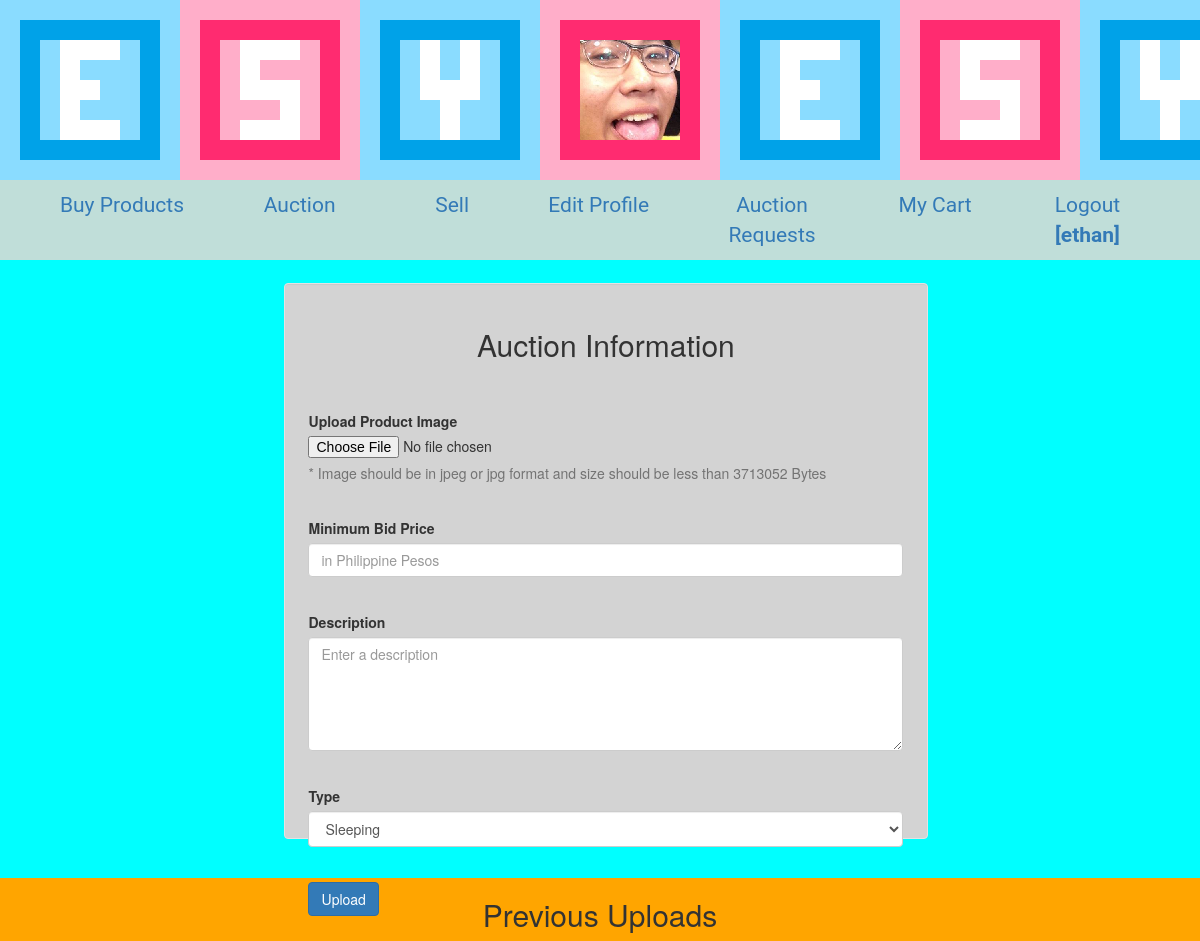
Before: /auction.php (signed in) with the older database file.
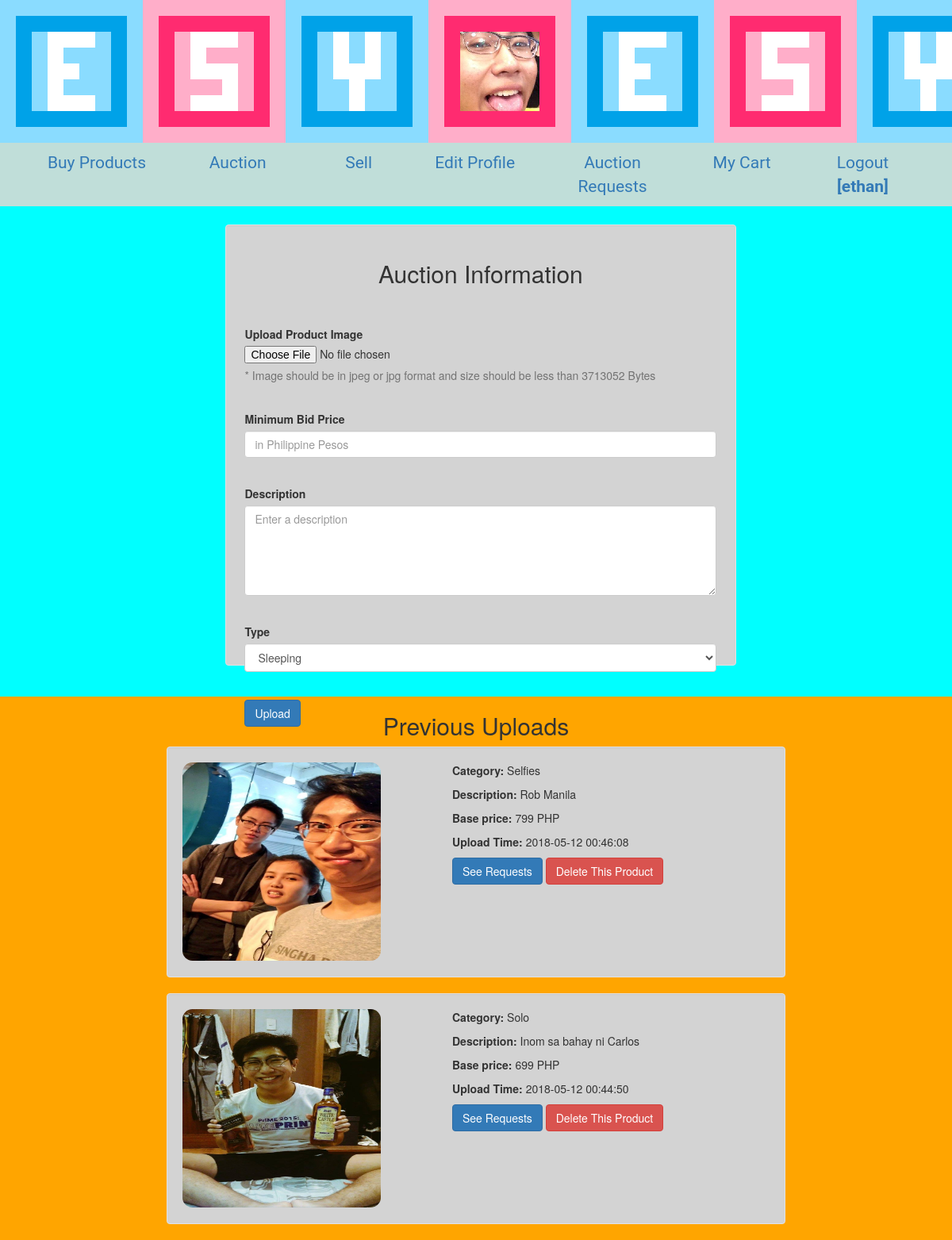
After: the same page with the newer database file.
### tables this page shows
CREATE TABLE `products` (
  `userId` int(10) UNSIGNED NOT NULL,
  `productId` int(10) UNSIGNED NOT NULL,
  `category` varchar(20) DEFAULT NULL,
  `minPrice` int(10) UNSIGNED DEFAULT NULL,
  `uploadedTime` timestamp NOT NULL DEFAULT CURRENT_TIMESTAMP,
  `description` varchar(60) NOT NULL
);

### auction.php (the view, shortened to what this page needs)
<?php
    require_once('include/connect.inc.php');
?>
<?php
  require_once('commonbar.php');
	require_once('navigation.php');
	showheader("Auction A Product");
	shownavigation($_SESSION['username']);
?>
<div class="container-fluid" style="background-color: cyan; height: 77.2%;">
    <div class="row well col-lg-4 col-md-4 col-sm-4 col-xs-12 col-lg-offset-4 col-md-offset-4 col-sm-offset-4 " style="background-color: #d3d3d3; margin-top: 2%; margin-left: 23%; padding: 2%; width: 55%; height: 90%; " >
      <h2 style="text-align:center">Auction Information</h2>
        <form action="auction.php" method="post" enctype="multipart/form-data">
            <br>
            <br>
            <div class="form-group">
                <label for="uploaded_image">Upload Product Image</label>
                <input type="file" name="uploaded_image"><p class="help-block" required>* Image should be in jpeg or jpg format and size should be less than 3713052 Bytes</p>
            </div>
            <br>
            <div class="form-group">
                <label for="price">Minimum Bid Price</label>
                <input type="number" name="price" class="form-control" placeholder="in Philippine Pesos" required>
            </div>
            <br>
            <div class="form-group">
                <label for="description">Description</label>
                <textarea class="form-control" rows="5" name="description" placeholder="Enter a description" required></textarea>
            </div>
            <br>
            <div class="form-group">
                <label for="type">Type</label>
                <select name="type" size ="1" id="type" class="form-control" required>
                <?php
                  $fp=fopen("itemlist.txt","r");
                  while($read = fgets($fp))
                  {
                ?>
                    <option value="<?php echo $read;?>"><?php echo $read;?></option>
                <?php
                  }
                ?>
                </select>
            </div>
            <br>
            <button input type="submit" class="btn btn-primary">Upload</button>
        </form>
    </div>
</div>
    <div class="container-fluid" style="background-color: #ffa500;" >
        <h2 style="text-align:center">Previous Uploads</h2>
        <?php
            try{
                $query="select * from products where userId=? order by uploadedTime DESC ";
                $query_prepare=$conn->prepare($query);
                $query_prepare->execute(array($_SESSION['ID']));
				$rows=$query_prepare->fetchAll();
				$i=1;
                foreach($rows as $row)
                {
                     $pos='./uploads/'.$row['productId'].'.jpg';
                	?>
                    <div class="container-fluid well col-lg-8 col-md-8 col-sm-12 col-xs-12 col-lg-offset-2 col-md-offset-2" id="<?php echo $i;?>"  style="background-color: #d3d3d3;">
                        	<div class="row col-lg-6 col-md-6 col-sm-6 col-xs-6">
                        		<image src="<?php echo $pos ;?>" height="250" width="250" alt="image not found" style="border-radius:5%">
                            </div>
                        	<div class="row col-lg-6 col-md-6 col-sm-6 col-xs-6">
                                <p><?php echo '<b>Category: </b>'.$row['category'];?></p>
                                <p><?php echo '<b>Description: </b>'.$row['description'];?></p>
                                <p><?php echo '<b>Base price: </b>'.$row['minPrice']. ' PHP'.'</p><p><b>Upload Time: </b>'.$row['uploadedTime'];?></p>
                                <button id="requests<?php echo $i;?>" class="btn btn-primary" onClick="showRequests(<?php echo $row['productId'];?>,<?php echo $i;?>);">See Requests</button>
                                <button id="delete<?php echo $i;?>" class="btn btn-danger" onClick="deleteProduct(<?php echo $row['productId'];?>,<?php echo $i;?>);">Delete This Product</button>
                            </div>
                            <div class="container col-lg-12 col-md-12 col-sm-12 col-xs-12" id="showRequests<?php echo $i;?>">
                            </div>
                    </div>
                    <?php
					       $i++;
                }
            }
            catch(PDOException $e)
            {
                echo 'some error occur ',$e->getMessage();
            }
            ?>
    </div>
</body>
</html>
</html>

### commonbar.php (shortened to what this page needs)
<?php
	function showheader($title)
	{
?>
		<!DOCTYPE HTML>
			<html>
			<head>
				<link rel="stylesheet" href="style/css/index.css">
				<link rel="stylesheet" href="style/css/bootstrap.min.css">
			</head>
		    <body>
				<div class="container-fluid" style="background-image: url(images/background_by_hadouuuken-dc9yxs6.png); width: 100%; height: 180px;">
		    </div>
<?php
	}
?>

### navigation.php (shortened to what this page needs)
<?php
function shownavigation(){
	?>
        <div class="container-fluid" style="background-color: #c0ded9">
          <div class="col-lg-12">
            <ul class="nav nav-pills nav-justified">
                <li><a href="cell.php" style="font-family: Roboto; font-size: 150%">Buy Products</a></li>
                <li><a href="auction.php" style="font-family: Roboto; font-size: 150%">Auction</a></li>
                <li><a href="sell.php" style="font-family: Roboto; font-size: 150%">Sell</a></li>
                <li><a href="myProfile.php" style="font-family: Roboto; font-size: 150%">Edit Profile</a></li>
                <li><a href="auctionrequests.php" style="font-family: Roboto; font-size: 150%">Auction Requests</a></li>
                <li><a href="cart.php" style="font-family: Roboto; font-size: 150%">My Cart</a></li>
                <li><a href="logout.php" style="font-family: Roboto; font-size: 150%">Logout <b>[<?php echo $_SESSION['username']; ?>]</b></a></li>
            </ul>
          </div>
        </div>
	<?php
}
?>

Changed rows visible on the page:
added products: shows a picture, category "Selfies", description "Rob Manila", minPrice "799", uploadedTime "2018-05-12 00:46:08"
added products: shows a picture, category "Solo", description "Inom sa bahay ni Carlos", minPrice "699", uploadedTime "2018-05-12 00:44:50"
